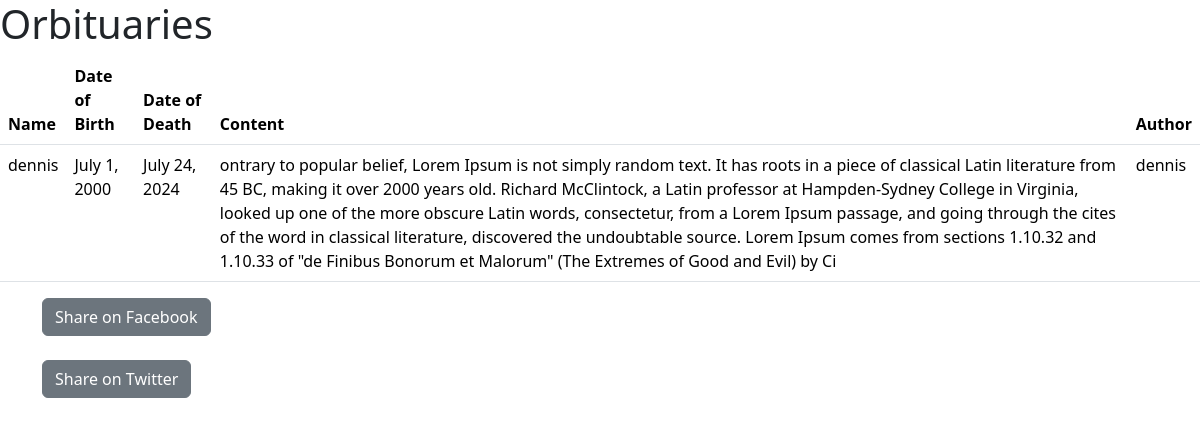
/view_orbituaries/, run on the app's committed database.
### orbituaries/models.py (models this page shows, shortened)
class Orbituaries(models.Model):
    id = models.AutoField(primary_key=True)
    name = models.CharField(max_length=100)
    date_of_birth = models.DateField()
    date_of_death = models.DateField()
    content= models.TextField()
    author= models.CharField(max_length=100)
    submission_date = models.DateField(default=datetime.now)
    slug= models.CharField(max_length=255, unique=True, blank=True)

### orbituaries/views.py (the view)
# urls.py: path('view_orbituaries/', views.ViewOrbituaries, name='viewOrbituaries'),
def ViewOrbituaries(request):
    orbituaries = Orbituaries.objects.all()
    return render(request, 'orbituaries/viewOrbituaries.html', {'orbituaries':orbituaries})

### orbituaries/templates/orbituaries/viewOrbituaries.html (shortened to what this page needs)
<!DOCTYPE html>
<html lang="en">
<head>
    <link href="https://cdn.jsdelivr.net/npm/bootstrap@5.3.3/dist/css/bootstrap.min.css" rel="stylesheet">
</head>
<body>
    <h1>Orbituaries</h1>
    <table class="table">
        <thead>
            <tr>
                <th>Name</th>
                <th>Date of Birth</th>
                <th>Date of Death</th>
                <th>Content</th>
                <th>Author</th>
            </tr>
        </thead>
        <tbody>
            {% for orbituary in orbituaries %}
            <tr>
                <td>{{ orbituary.name }}</td>
                <td>{{ orbituary.date_of_birth }}</td>
                <td>{{ orbituary.date_of_death }}</td>
                <td>{{ orbituary.content }}</td>
                <td>{{ orbituary.author }}</td>
            </tr>
            {% endfor %}
        </tbody>
    </table>
    <div class="container">
    <div class="social-sharing">
        <a href="https://www.facebook.com/sharer/sharer.php?u=http://example.com/view_obituaries" target="_blank" class="btn btn-secondary">Share on Facebook</a>
        <br>
        <br>
        <a href="https://twitter.com/intent/tweet?url=http://example.com/view_obituaries&text=Read%20obituaries%20submitted%20by%20users." target="_blank" class="btn btn-secondary" >Share on Twitter</a>
    </div>
</div>
</body>
</html>

### data on the page
Orbituaries: name "dennis", date_of_birth "July 1, 2000", date_of_death "July 24, 2024", content "ontrary to popular belief, Lorem Ipsum is not simply random text. It has roots in a piece of classical Latin literature from 45 BC, making it over 2000 years old. Richard McClintock, a Latin professor at Hampden-Sydney College in Virginia, looked up one of the more obscure Latin words, consectetur, from a Lorem Ipsum passage, and going through the cites of the word in classical literature, discovered the undoubtable source. Lorem Ipsum comes from sections 1.10.32 and 1.10.33 of \"de Finibus Bonorum et Malorum\" (The Extremes of Good and Evil) by Ci", author "dennis"
